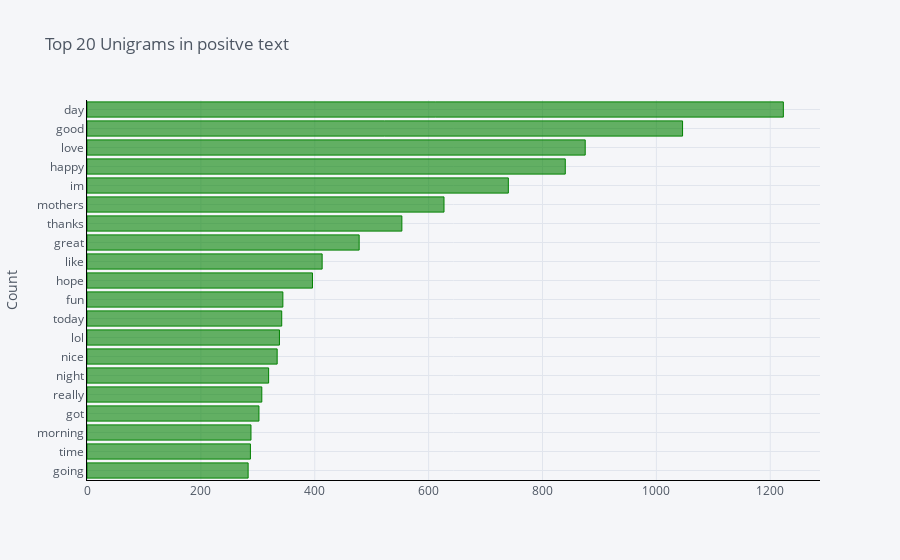

Here is the notebook cell this chart was saved with:
### Code cell
df1 = pd.DataFrame(positive_unigrams, columns = ['Text' , 'count'])
df1.groupby('Text').sum()['count'].sort_values(ascending=True).iplot(
    kind='bar', yTitle='Count', linecolor='black',color='green', title='Top 20 Unigrams in positve text',orientation='h')

### Figure 1 — Plotly figure (JSON) as saved in the notebook; plotly's stock layout.template omitted (floating-point values rounded to 4 significant figures)
{"data": [{"marker": {"color": "rgba(0, 128, 0, 0.6)", "line": {"color": "rgba(0, 128, 0, 1.0)", "width": 1}}, "name": "count", "orientation": "h", "text": "", "type": "bar", "x": [283, 287, 288, 302, 307, 319, 334, 338, 342, 344, 396, 413, 478, 553, 627, 740, 840, 875, 1046, 1223], "y": ["going", "time", "morning", "got", "really", "night", "nice", "lol", "today", "fun", "hope", "like", "great", "thanks", "mothers", "im", "happy", "love", "good", "day"]}], "layout": {"legend": {"bgcolor": "#F5F6F9", "font": {"color": "#4D5663"}}, "paper_bgcolor": "#F5F6F9", "plot_bgcolor": "#F5F6F9", "title": {"font": {"color": "#4D5663"}, "text": "Top 20 Unigrams in positve text"}, "xaxis": {"gridcolor": "#E1E5ED", "linecolor": "black", "showgrid": true, "tickfont": {"color": "#4D5663"}, "title": {"font": {"color": "#4D5663"}, "text": ""}, "zerolinecolor": "#E1E5ED"}, "yaxis": {"gridcolor": "#E1E5ED", "linecolor": "black", "showgrid": true, "tickfont": {"color": "#4D5663"}, "title": {"font": {"color": "#4D5663"}, "text": "Count"}, "zerolinecolor": "#E1E5ED"}}}
